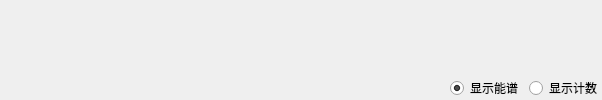
    <widget class="QWidget" name="widget_11" native="true">
     <layout class="QGridLayout" name="gridLayout">
      <property name="leftMargin">
       <number>0</number>
      </property>
      <property name="topMargin">
       <number>0</number>
      </property>
      <property name="rightMargin">
       <number>0</number>
      </property>
      <property name="bottomMargin">
       <number>0</number>
      </property>
      <item row="1" column="0">
       <spacer name="horizontalSpacer_3">
        <property name="orientation">
         <enum>Qt::Horizontal</enum>
        </property>
        <property name="sizeHint" stdset="0">
         <size>
          <width>438</width>
          <height>20</height>
         </size>
        </property>
       </spacer>
      </item>
      <item row="0" column="0" colspan="4">
       <widget class="QWidget" name="widget_plot" native="true">
        <property name="autoFillBackground">
         <bool>false</bool>
        </property>
        <property name="styleSheet">
         <string notr="true"/>
        </property>
        <layout class="QVBoxLayout" name="verticalLayout_3">
         <property name="leftMargin">
          <number>0</number>
         </property>
         <property name="topMargin">
          <number>0</number>
         </property>
         <property name="rightMargin">
          <number>0</number>
         </property>
         <property name="bottomMargin">
          <number>0</number>
         </property>
        </layout>
       </widget>
      </item>
      <item row="1" column="2">
       <widget class="QRadioButton" name="radioButton_spectrum">
        <property name="text">
         <string>显示能谱</string>
        </property>
        <property name="checked">
         <bool>true</bool>
        </property>
       </widget>
      </item>
      <item row="1" column="3">
       <widget class="QRadioButton" name="radioButton_ref">
        <property name="text">
         <string>显示计数</string>
        </property>
        <property name="checked">
         <bool>false</bool>
        </property>
       </widget>
      </item>
     </layout>
    </widget>
